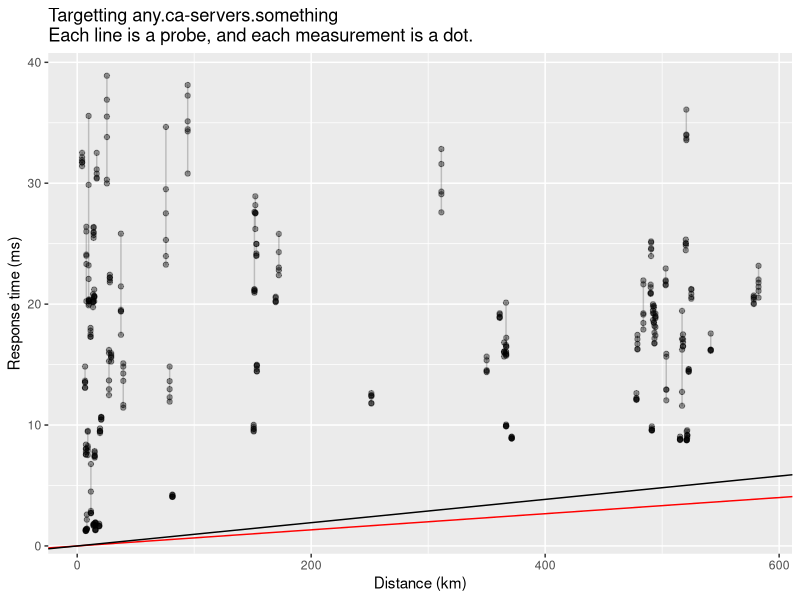

This chart was generated by the following R code:
#!/usr/bin/env Rscript
library(ggplot2)
library(scales)

anycast <- read.csv('anycast.csv', stringsAsFactors = FALSE)
anycast$as <- anycast$asn_v4
anycast[anycast$asf == 6,'as'] <- anycast[anycast$asf == 6,'asn_v6']
anycast$asn_v4 <- anycast$asn_v6 <- NULL
anycast$af <- factor(anycast$af, levels = c(4, 6))

for (prb_id in unique(anycast$prb_id)) {
  anycast[anycast$prb_id == prb_id,'probe.min.rt'] <-
    min(anycast[anycast$prb_id == prb_id,'rt'])
}
prb.rts <- sapply(unique(anycast$prb_id),
                  function(prb_id) min(anycast[anycast$prb_id == prb_id,'rt']))
names(prb.rts) <- unique(anycast$prb_id)

#theta <- anycast$dst_
#anycast$dist <-
#theta = lon2 - lon1
#dist = acos(sin(lat1) × sin(lat2) + cos(lat1) × cos(lat2) × cos(theta))
#if (dist < 0) dist = dist + pi
#dist = dist × 6371.2 

#p <- ggplot(subset(anycast, dist < 10^4 & lts < 500)) +
anycast.nearby <- subset(anycast, dist < 600)
p <- ggplot(anycast.nearby) +
  aes(x = dist, y = rt, group = prb_id) +
  ggtitle('Targetting any.ca-servers.something
Each line is a probe, and each measurement is a dot.') +
  scale_x_continuous('Distance (km)', labels = comma) +
  scale_y_continuous('Response time (ms)', labels = comma) +
# annotate('text', 4200, 150, label = 'Speed of light through fibre', color = 'red') +
# annotate('text', 4500,  50, label = 'Speed of light through space') +
  geom_point(alpha = 0.4) + geom_line(alpha = 0.2) +
  geom_abline(intercept = 0, slope = 2 * (1000/299792), color = 'red') +
  geom_abline(intercept = 0, slope = 1.444 * 2 * (1000/299792))

print(p)
